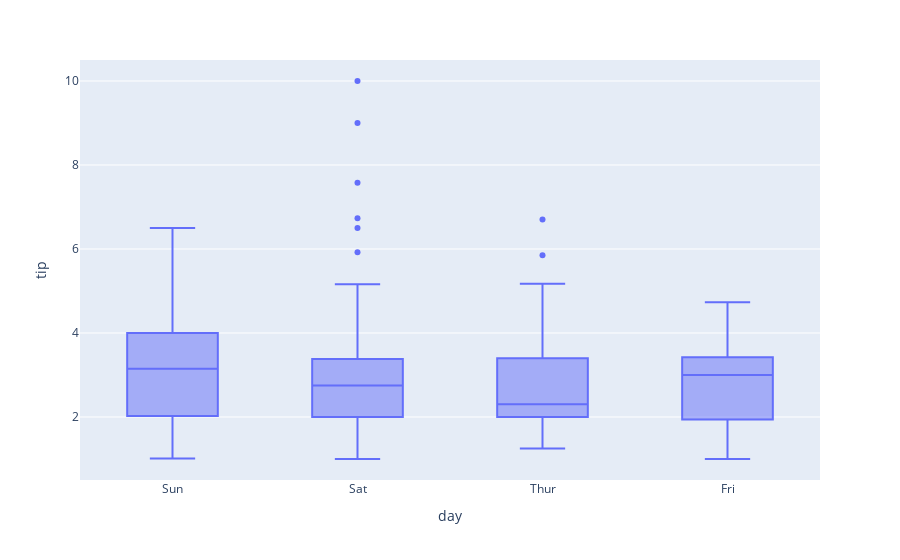

The cell this chart's notebook holds for it:
### Code cell
fig=px.box(df,x='day',y='tip')
fig.show()

### Figure 1 — Plotly figure (JSON) as saved in the notebook; plotly's stock layout.template omitted (floating-point values rounded to 4 significant figures; data arrays with more than 128 entries replaced by an {"elided": "..."} marker saying what was removed)
{"data": [{"alignmentgroup": "True", "hovertemplate": "day=%{x}<br>tip=%{y}<extra></extra>", "legendgroup": "", "marker": {"color": "#636efa"}, "name": "", "notched": false, "offsetgroup": "", "orientation": "v", "showlegend": false, "type": "box", "x": {"elided": "244 str values"}, "x0": " ", "xaxis": "x", "y": {"elided": "244 float values"}, "y0": " ", "yaxis": "y"}], "layout": {"autosize": true, "boxmode": "group", "legend": {"tracegroupgap": 0}, "margin": {"t": 60}, "xaxis": {"anchor": "y", "autorange": true, "domain": [0, 1], "range": [-0.5, 3.5], "title": {"text": "day"}, "type": "category"}, "yaxis": {"anchor": "x", "autorange": true, "domain": [0, 1], "range": [0.5, 10.5], "title": {"text": "tip"}, "type": "linear"}}}
